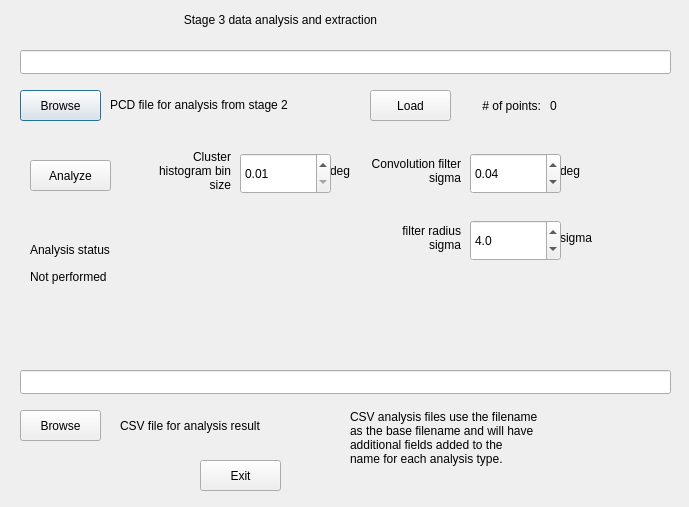
<?xml version="1.0" encoding="UTF-8"?>
<ui version="4.0">
 <class>Stage3CalRangeDialog</class>
 <widget class="QDialog" name="Stage3CalRangeDialog">
  <property name="geometry">
   <rect>
    <x>0</x>
    <y>0</y>
    <width>689</width>
    <height>507</height>
   </rect>
  </property>
  <property name="windowTitle">
   <string>Stage 3 Range correction calibration</string>
  </property>
  <widget class="QLabel" name="lblNumPoints">
   <property name="geometry">
    <rect>
     <x>550</x>
     <y>90</y>
     <width>101</width>
     <height>31</height>
    </rect>
   </property>
   <property name="text">
    <string>0</string>
   </property>
  </widget>
  <widget class="QLabel" name="label_26">
   <property name="geometry">
    <rect>
     <x>450</x>
     <y>90</y>
     <width>91</width>
     <height>31</height>
    </rect>
   </property>
   <property name="text">
    <string># of points:</string>
   </property>
   <property name="alignment">
    <set>Qt::AlignmentFlag::AlignRight|Qt::AlignmentFlag::AlignTrailing|Qt::AlignmentFlag::AlignVCenter</set>
   </property>
   <property name="wordWrap">
    <bool>true</bool>
   </property>
  </widget>
  <widget class="QLabel" name="label_13">
   <property name="geometry">
    <rect>
     <x>0</x>
     <y>10</y>
     <width>561</width>
     <height>19</height>
    </rect>
   </property>
   <property name="lineWidth">
    <number>1</number>
   </property>
   <property name="text">
    <string>Stage 3 data analysis and extraction</string>
   </property>
   <property name="alignment">
    <set>Qt::AlignmentFlag::AlignCenter</set>
   </property>
  </widget>
  <widget class="QLabel" name="label_3">
   <property name="geometry">
    <rect>
     <x>110</x>
     <y>89</y>
     <width>281</width>
     <height>31</height>
    </rect>
   </property>
   <property name="text">
    <string>PCD file for analysis from stage 2</string>
   </property>
  </widget>
  <widget class="QPushButton" name="btnBrowsePCDfile">
   <property name="geometry">
    <rect>
     <x>20</x>
     <y>90</y>
     <width>81</width>
     <height>31</height>
    </rect>
   </property>
   <property name="text">
    <string>Browse</string>
   </property>
  </widget>
  <widget class="QLineEdit" name="editPCDfile">
   <property name="geometry">
    <rect>
     <x>20</x>
     <y>50</y>
     <width>651</width>
     <height>24</height>
    </rect>
   </property>
  </widget>
  <widget class="QPushButton" name="btnLoad">
   <property name="geometry">
    <rect>
     <x>370</x>
     <y>90</y>
     <width>81</width>
     <height>31</height>
    </rect>
   </property>
   <property name="text">
    <string>Load</string>
   </property>
  </widget>
  <widget class="QPushButton" name="btnAnalyze">
   <property name="geometry">
    <rect>
     <x>30</x>
     <y>160</y>
     <width>81</width>
     <height>31</height>
    </rect>
   </property>
   <property name="text">
    <string>Analyze</string>
   </property>
  </widget>
  <widget class="QLineEdit" name="editCSVfile">
   <property name="geometry">
    <rect>
     <x>20</x>
     <y>370</y>
     <width>651</width>
     <height>24</height>
    </rect>
   </property>
  </widget>
  <widget class="QPushButton" name="btnBrowseCSVfile">
   <property name="geometry">
    <rect>
     <x>20</x>
     <y>410</y>
     <width>81</width>
     <height>31</height>
    </rect>
   </property>
   <property name="text">
    <string>Browse</string>
   </property>
  </widget>
  <widget class="QLabel" name="label_4">
   <property name="geometry">
    <rect>
     <x>120</x>
     <y>410</y>
     <width>231</width>
     <height>31</height>
    </rect>
   </property>
   <property name="text">
    <string>CSV file for analysis result</string>
   </property>
  </widget>
  <widget class="QLabel" name="label_5">
   <property name="geometry">
    <rect>
     <x>330</x>
     <y>150</y>
     <width>41</width>
     <height>41</height>
    </rect>
   </property>
   <property name="text">
    <string>deg</string>
   </property>
  </widget>
  <widget class="QLabel" name="label_27">
   <property name="geometry">
    <rect>
     <x>140</x>
     <y>140</y>
     <width>91</width>
     <height>61</height>
    </rect>
   </property>
   <property name="text">
    <string>Cluster histogram bin size</string>
   </property>
   <property name="alignment">
    <set>Qt::AlignmentFlag::AlignRight|Qt::AlignmentFlag::AlignTrailing|Qt::AlignmentFlag::AlignVCenter</set>
   </property>
   <property name="wordWrap">
    <bool>true</bool>
   </property>
  </widget>
  <widget class="QDoubleSpinBox" name="spinBinSize">
   <property name="geometry">
    <rect>
     <x>240</x>
     <y>153</y>
     <width>91</width>
     <height>41</height>
    </rect>
   </property>
   <property name="minimum">
    <double>0.010000000000000</double>
   </property>
   <property name="maximum">
    <double>1.000000000000000</double>
   </property>
   <property name="singleStep">
    <double>0.010000000000000</double>
   </property>
   <property name="value">
    <double>0.010000000000000</double>
   </property>
  </widget>
  <widget class="QLabel" name="label_6">
   <property name="geometry">
    <rect>
     <x>560</x>
     <y>150</y>
     <width>71</width>
     <height>41</height>
    </rect>
   </property>
   <property name="text">
    <string>deg</string>
   </property>
  </widget>
  <widget class="QLabel" name="label_28">
   <property name="geometry">
    <rect>
     <x>370</x>
     <y>140</y>
     <width>91</width>
     <height>61</height>
    </rect>
   </property>
   <property name="text">
    <string>Convolution filter sigma</string>
   </property>
   <property name="alignment">
    <set>Qt::AlignmentFlag::AlignRight|Qt::AlignmentFlag::AlignTrailing|Qt::AlignmentFlag::AlignVCenter</set>
   </property>
   <property name="wordWrap">
    <bool>true</bool>
   </property>
  </widget>
  <widget class="QDoubleSpinBox" name="spinFilterSigma">
   <property name="geometry">
    <rect>
     <x>470</x>
     <y>153</y>
     <width>91</width>
     <height>41</height>
    </rect>
   </property>
   <property name="minimum">
    <double>0.010000000000000</double>
   </property>
   <property name="maximum">
    <double>1.000000000000000</double>
   </property>
   <property name="singleStep">
    <double>0.010000000000000</double>
   </property>
   <property name="value">
    <double>0.040000000000000</double>
   </property>
  </widget>
  <widget class="QPushButton" name="btnExit">
   <property name="geometry">
    <rect>
     <x>200</x>
     <y>460</y>
     <width>81</width>
     <height>31</height>
    </rect>
   </property>
   <property name="text">
    <string>Exit</string>
   </property>
  </widget>
  <widget class="QLabel" name="label">
   <property name="geometry">
    <rect>
     <x>30</x>
     <y>240</y>
     <width>131</width>
     <height>19</height>
    </rect>
   </property>
   <property name="text">
    <string>Analysis status</string>
   </property>
  </widget>
  <widget class="QLabel" name="lblStatus">
   <property name="geometry">
    <rect>
     <x>30</x>
     <y>270</y>
     <width>631</width>
     <height>81</height>
    </rect>
   </property>
   <property name="text">
    <string>Not performed</string>
   </property>
   <property name="alignment">
    <set>Qt::AlignmentFlag::AlignLeading|Qt::AlignmentFlag::AlignLeft|Qt::AlignmentFlag::AlignTop</set>
   </property>
  </widget>
  <widget class="QLabel" name="label_7">
   <property name="geometry">
    <rect>
     <x>350</x>
     <y>410</y>
     <width>321</width>
     <height>81</height>
    </rect>
   </property>
   <property name="text">
    <string>CSV analysis files use the filename
as the base filename and will have
additional fields added to the 
name for each analysis type.</string>
   </property>
   <property name="alignment">
    <set>Qt::AlignmentFlag::AlignLeading|Qt::AlignmentFlag::AlignLeft|Qt::AlignmentFlag::AlignTop</set>
   </property>
  </widget>
  <widget class="QLabel" name="label_8">
   <property name="geometry">
    <rect>
     <x>560</x>
     <y>217</y>
     <width>71</width>
     <height>41</height>
    </rect>
   </property>
   <property name="text">
    <string>sigma</string>
   </property>
  </widget>
  <widget class="QLabel" name="label_29">
   <property name="geometry">
    <rect>
     <x>370</x>
     <y>207</y>
     <width>91</width>
     <height>61</height>
    </rect>
   </property>
   <property name="text">
    <string>filter radius sigma</string>
   </property>
   <property name="alignment">
    <set>Qt::AlignmentFlag::AlignRight|Qt::AlignmentFlag::AlignTrailing|Qt::AlignmentFlag::AlignVCenter</set>
   </property>
   <property name="wordWrap">
    <bool>true</bool>
   </property>
  </widget>
  <widget class="QDoubleSpinBox" name="spinFilterRadius">
   <property name="geometry">
    <rect>
     <x>470</x>
     <y>220</y>
     <width>91</width>
     <height>41</height>
    </rect>
   </property>
   <property name="decimals">
    <number>1</number>
   </property>
   <property name="minimum">
    <double>1.000000000000000</double>
   </property>
   <property name="maximum">
    <double>8.000000000000000</double>
   </property>
   <property name="singleStep">
    <double>0.100000000000000</double>
   </property>
   <property name="value">
    <double>4.000000000000000</double>
   </property>
  </widget>
 </widget>
 <resources/>
 <connections/>
</ui>
